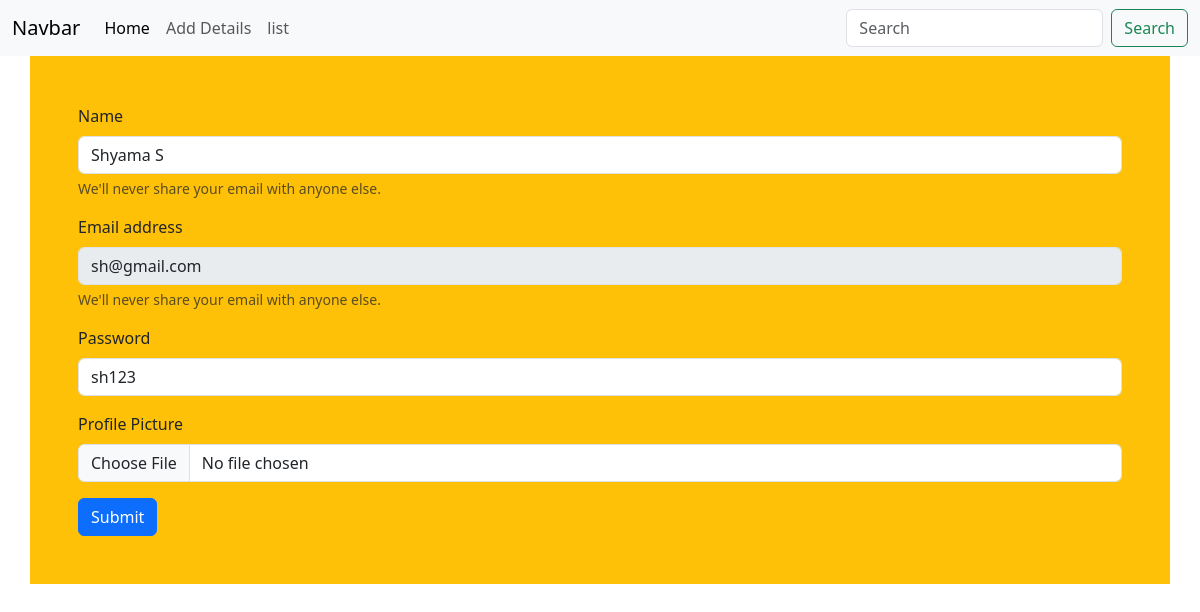
/update/sh@gmail.com, run on the app's committed database.
### home/models.py (models this page shows, shortened)
class Login(models.Model):
    name=models.CharField(max_length=20)
    email=models.EmailField(primary_key=True)
    password=models.CharField(max_length=20)
    profile_pic=models.ImageField(upload_to='uploads',null="No images")

### home/views.py (the view)
# urls.py: path('update/<str:email>',update,name='update'),
def update(request, email):
    query = Login.objects.filter(email=email)
    if request.method == "POST":
        Login.objects.filter(email=email).update(
            name=request.POST['name'], password=request.POST['password'])
        return index(request)
    return render(request, 'update.html', {"query": query})

### home/templates/update.html (shortened to what this page needs)
{% extends 'base.html' %}
{% block content %}
  <form method="post" class="container bg-warning p-5" enctype="multipart/form-data">
    {% for val in query %}
      <div class="mb-3">
        <label for="exampleInputEmail1" class="form-label">Name</label>
        <input type="text" name="name" class="form-control" id="exampleInputEmail1" aria-describedby="emailHelp" value="{{ val.name }}" required />
        <div id="emailHelp" class="form-text">We'll never share your email with anyone else.</div>
      </div>
      <div class="mb-3">
        <label for="exampleInputEmail1" class="form-label">Email address</label>
        <input type="text" name="email" class="form-control" id="disabledTextInput" aria-describedby="emailHelp" value="{{ val.email }}" disabled />
        <div id="emailHelp" class="form-text">We'll never share your email with anyone else.</div>
      </div>
      <div class="mb-3">
        <label for="exampleInputPassword1" class="form-label">Password</label>
        <input type="text" name="password" class="form-control" id="exampleInputPassword1" value="{{ val.password }}" required />
      </div>
      <div class="mb-3">
        <label for="exampleInputPassword1" class="form-label">Profile Picture</label>
        <input type="file" name="file1" class="form-control" id="exampleInputPassword1" value="{{val.profile_pic.url}}" >
      </div>
    {% endfor %}
    <button type="submit" class="btn btn-primary">Submit</button>
  </form>
{% endblock %}

### data on the page
Login: name "Shyama S", email "sh@gmail.com", password "sh123"
